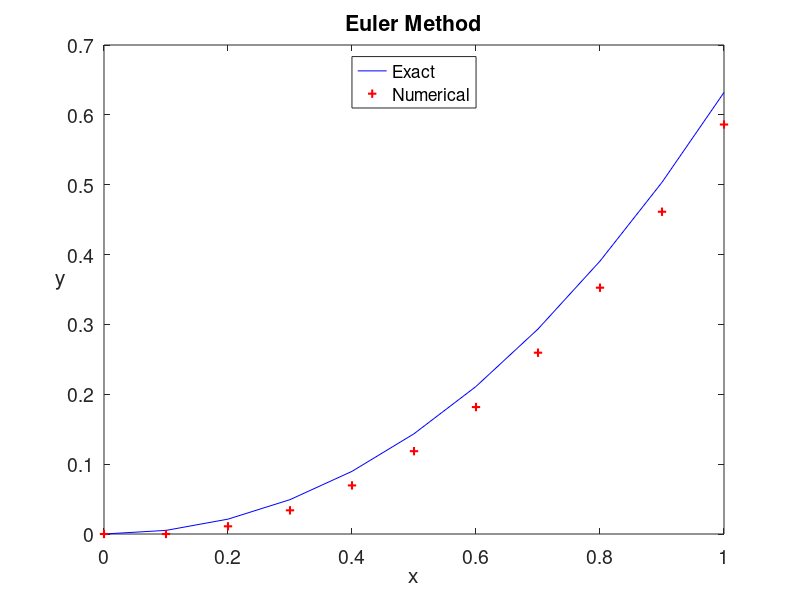

MATLAB code for this plot:
% Euler1.m
% Euler method for the ODE model
% u'(t)=t^2+t-u, t \in [0,1] 
% Initial condition : u(0)=0 ;
% Exact solution : u(t)=-exp(-t)+t^2-t+1.
clear all
h=0.1;
x=0:h:1;                       % function interval
n=length(x)-1;
u(1)=0;                        % initial value
fun=@(t,u) t.^2+t-u;           % RHS
for i=1:n
    u(i+1)=u(i)+h.*fun(x(i),u(i));
end
ue=-exp(-x)+x.^2-x+1;          % exact solution
plot(x,ue,'b-',x,u,'r+','LineWidth',1.5)
xlabel('x','fontsize', 16), ylabel('y','fontsize',16,'Rotation',0)
legend('Exact ','Numerical','location','North')
title('Euler Method','fontsize',14)
set(gca,'fontsize',14)
